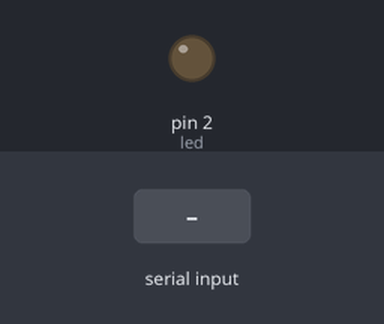
The sketch below on a simulated Arduino Uno, built with avr-gcc and run on an emulated ATmega328P. On the bench: output pins drawn as LEDs (lit = HIGH). The test bench sets the inputs (shaded band).

Above: at 1.2 s.
1.3 s: "h" received over Serial
At 2.2 s:
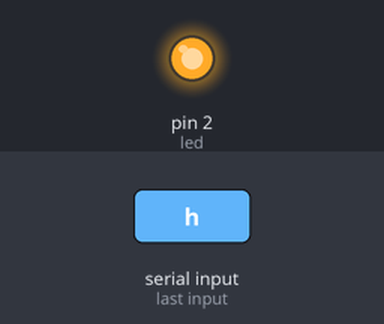
2.8 s: "1" received over Serial
At 3.4 s:
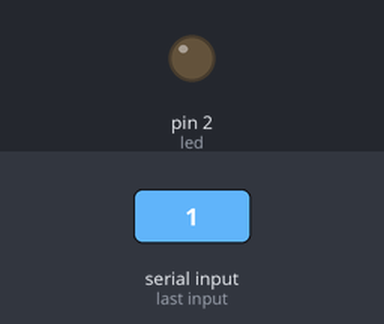
Timing chart, 0 to 5.8 s (numbered marks = the images above; inputs shaded):
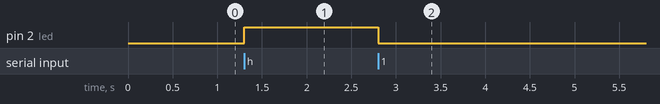

The sketch:

Proyecto4.ino
```cpp
//Comunicacion processing-> arduino

char opcion;
int led=2;

void setup() {
  pinMode(led, OUTPUT);
  Serial.begin(9600);
}

void loop() {
  if(Serial.available()>0){
    opcion=Serial.read();
    if(opcion=='h'){
      digitalWrite(led, HIGH);
    }
    else{
      digitalWrite(led, LOW);
    }
  }
}
```

Measured:
- after the input at 1.3 s, pin 2 (led): LOW → HIGH at once
- after the input at 2.8 s, pin 2 (led): HIGH → LOW at once
